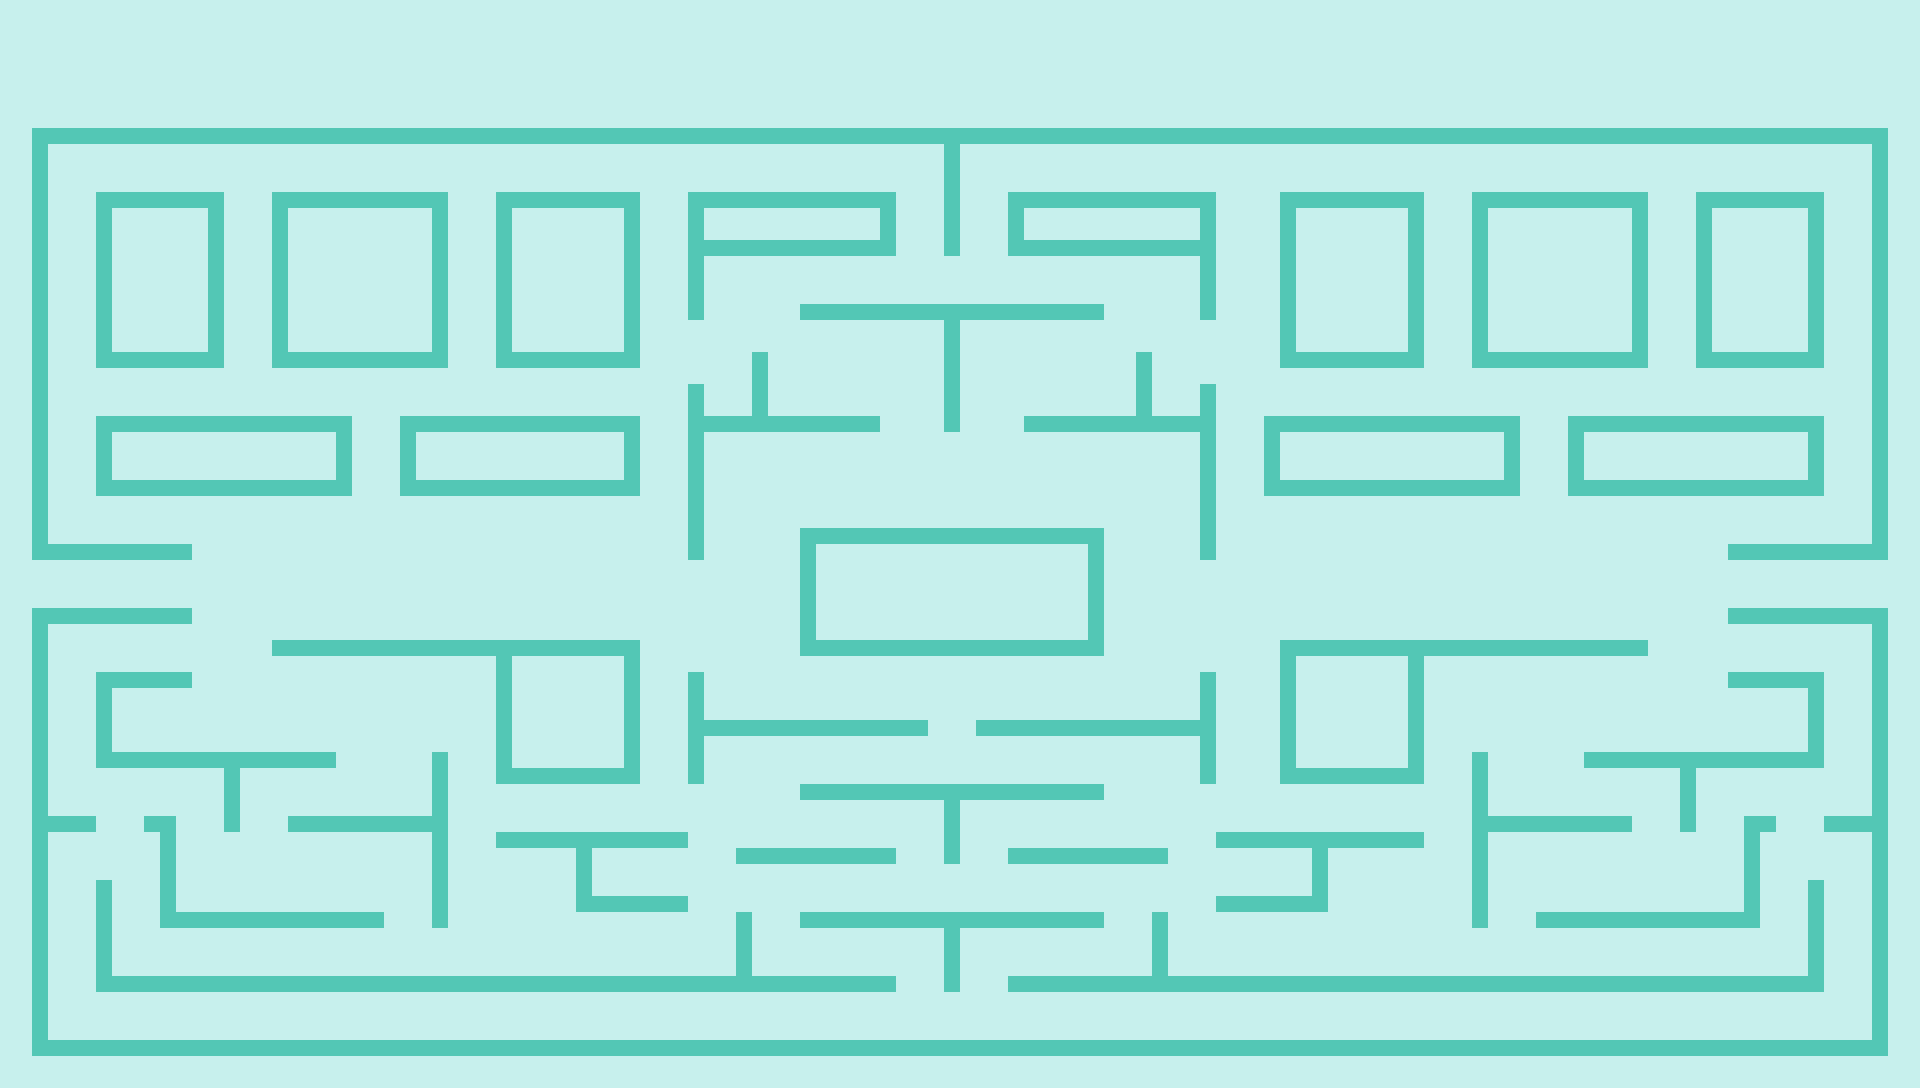

Tiled map render using the project's own tile images. Description and the map definition, with tile-layer contents summarised, below:
An orthogonal 120x68 tile map with 16x16 px tiles, 2 tile layers (background, walls) and 125 objects.

<map version="1.2" tiledversion="1.3.4" orientation="orthogonal" renderorder="left-up" width="120" height="68" tilewidth="16" tileheight="16" infinite="0" nextlayerid="4" nextobjectid="175">
 <tileset firstgid="1" source="colores.tsx" />
 <layer id="1" name="background" width="120" height="68">
  <data>[8160 cells, 8160 non-empty, 1 distinct tile ids]</data>
 </layer>
 <layer id="2" name="walls" width="120" height="68">
  <data>[8160 cells, 1459 non-empty, 1 distinct tile ids]</data>
 </layer>
 <objectgroup id="3" name="paredes">
  <object id="7" x="32" y="128" width="16" height="432" />
  <object id="8" x="48" y="544" width="144" height="16" />
  <object id="9" x="112" y="416" width="240" height="16" />
  <object id="11" x="336" y="432" width="16" height="64" />
  <object id="12" x="112" y="480" width="224" height="16" />
  <object id="16" x="96" y="416" width="16" height="80" />
  <object id="17" x="96" y="352" width="128" height="16" />
  <object id="18" x="208" y="192" width="16" height="160" />
  <object id="19" x="112" y="192" width="96" height="16" />
  <object id="20" x="96" y="192" width="16" height="160" />
  <object id="21" x="272" y="352" width="176" height="16" />
  <object id="22" x="272" y="192" width="176" height="16" />
  <object id="23" x="432" y="208" width="16" height="144" />
  <object id="24" x="272" y="208" width="16" height="144" />
  <object id="26" x="400" y="416" width="240" height="16" />
  <object id="27" x="400" y="432" width="16" height="64" />
  <object id="28" x="416" y="480" width="224" height="16" />
  <object id="29" x="624" y="432" width="16" height="48" />
  <object id="30" x="688" y="384" width="16" height="176" />
  <object id="31" x="496" y="352" width="144" height="16" />
  <object id="32" x="496" y="192" width="144" height="16" />
  <object id="33" x="496" y="208" width="16" height="144" />
  <object id="34" x="624" y="208" width="16" height="144" />
  <object id="35" x="688" y="192" width="16" height="128" />
  <object id="36" x="752" y="352" width="16" height="64" />
  <object id="37" x="48" y="128" width="960" height="16" />
  <object id="39" x="704" y="192" width="192" height="16" />
  <object id="41" x="704" y="240" width="192" height="16" />
  <object id="42" x="880" y="208" width="16" height="32" />
  <object id="47" x="944" y="144" width="16" height="112" />
  <object id="48" x="944" y="320" width="16" height="112" />
  <object id="50" x="704" y="416" width="176" height="16" />
  <object id="51" x="32" y="608" width="160" height="16" />
  <object id="52" x="272" y="640" width="368" height="16" />
  <object id="54" x="704" y="720" width="224" height="16" />
  <object id="55" x="688" y="672" width="16" height="112" />
  <object id="56" x="624" y="656" width="16" height="128" />
  <object id="57" x="496" y="656" width="16" height="128" />
  <object id="58" x="512" y="768" width="112" height="16" />
  <object id="59" x="800" y="528" width="16" height="128" />
  <object id="60" x="32" y="624" width="16" height="432" />
  <object id="61" x="48" y="816" width="48" height="16" />
  <object id="63" x="96" y="672" width="96" height="16" />
  <object id="66" x="96" y="688" width="16" height="80" />
  <object id="67" x="112" y="752" width="224" height="16" />
  <object id="69" x="224" y="768" width="16" height="64" />
  <object id="70" x="429.416" y="749.836" width="16" height="176" />
  <object id="71" x="288" y="816" width="144" height="16" />
  <object id="72" x="144" y="816" width="32" height="16" />
  <object id="73" x="160" y="832" width="16" height="96" />
  <object id="74" x="176" y="912" width="208" height="16" />
  <object id="75" x="496" y="832" width="192" height="16" />
  <object id="76" x="576" y="848" width="16" height="64" />
  <object id="77" x="592" y="896" width="96" height="16" />
  <object id="78" x="736" y="848" width="160" height="16" />
  <object id="79" x="736" y="912" width="16" height="64" />
  <object id="80" x="96" y="880" width="16" height="112" />
  <object id="82" x="96" y="976" width="800" height="16" />
  <object id="83" x="2367.4" y="658.149" width="5.8072" height="21.2931" />
  <object id="85" x="1008" y="128" width="880" height="16" />
  <object id="86" x="1008" y="192" width="208" height="16" />
  <object id="87" x="1200" y="208" width="16" height="112" />
  <object id="89" x="1280" y="192" width="144" height="16" />
  <object id="90" x="1280" y="208" width="16" height="160" />
  <object id="91" x="1293.07" y="350.368" width="128" height="16" />
  <object id="92" x="1408" y="208" width="16" height="144" />
  <object id="93" x="1472" y="192" width="176" height="16" />
  <object id="95" x="1631.82" y="209.059" width="16" height="160" />
  <object id="96" x="1472" y="208" width="16" height="160" />
  <object id="97" x="1488" y="352" width="144" height="16" />
  <object id="99" x="1008" y="208" width="16" height="48" />
  <object id="102" x="1872" y="144" width="16" height="416" />
  <object id="104" x="1024" y="240" width="176" height="16" />
  <object id="105" x="800" y="304" width="304" height="16" />
  <object id="106" x="1024" y="416" width="176" height="16" />
  <object id="109" x="48" y="1040" width="1840" height="16" />
  <object id="110" x="1728" y="608" width="160" height="16" />
  <object id="111" x="1728" y="544" width="144" height="16" />
  <object id="114" x="1136" y="352" width="16" height="64" />
  <object id="115" x="1200" y="384" width="16" height="176" />
  <object id="116" x="1264" y="416" width="256" height="16" />
  <object id="118" x="1696" y="192" width="128" height="16" />
  <object id="119" x="1808" y="208" width="16" height="160" />
  <object id="120" x="1696" y="208" width="16" height="160" />
  <object id="121" x="1712" y="352" width="96" height="16" />
  <object id="122" x="1264" y="432" width="16" height="64" />
  <object id="123" x="1280" y="480" width="240" height="16" />
  <object id="124" x="1504" y="432" width="16" height="48" />
  <object id="125" x="1568" y="416" width="256" height="16" />
  <object id="126" x="1808" y="432" width="16" height="64" />
  <object id="127" x="1568" y="480" width="240" height="16" />
  <object id="128" x="1568" y="432" width="16" height="48" />
  <object id="130" x="1088" y="544" width="16" height="112" />
  <object id="131" x="816" y="640" width="272" height="16" />
  <object id="133" x="1872" y="624" width="16" height="416" />
  <object id="134" x="1824" y="816" width="48" height="16" />
  <object id="135" x="1728" y="672" width="96" height="16" />
  <object id="136" x="1808" y="688" width="16" height="80" />
  <object id="137" x="1584" y="752" width="224" height="16" />
  <object id="138" x="1680" y="768" width="16" height="64" />
  <object id="139" x="1744" y="816" width="32" height="16" />
  <object id="140" x="1744" y="832" width="16" height="96" />
  <object id="141" x="1536" y="912" width="208" height="16" />
  <object id="142" x="1008" y="976" width="816" height="16" />
  <object id="143" x="1808" y="880" width="16" height="96" />
  <object id="144" x="1216" y="896" width="112" height="16" />
  <object id="145" x="1216" y="832" width="208" height="16" />
  <object id="146" x="1312" y="848" width="16" height="48" />
  <object id="147" x="1280" y="640" width="368" height="16" />
  <object id="150" x="911.33" y="528.609" width="1.89466" />
  <object id="152" x="816" y="528" width="112" height="16" />
  <object id="153" x="1008" y="528" width="96" height="16" />
  <object id="154" x="1472" y="752" width="16" height="176" />
  <object id="158" x="1488" y="816" width="144" height="16" />
  <object id="159" x="1280" y="656" width="16" height="128" />
  <object id="160" x="1280" y="768" width="144" height="16" />
  <object id="161" x="1408" y="656" width="16" height="112" />
  <object id="162" x="976" y="720" width="240" height="16" />
  </objectgroup>
</map>
<!-- 7 of 125 objects omitted -->